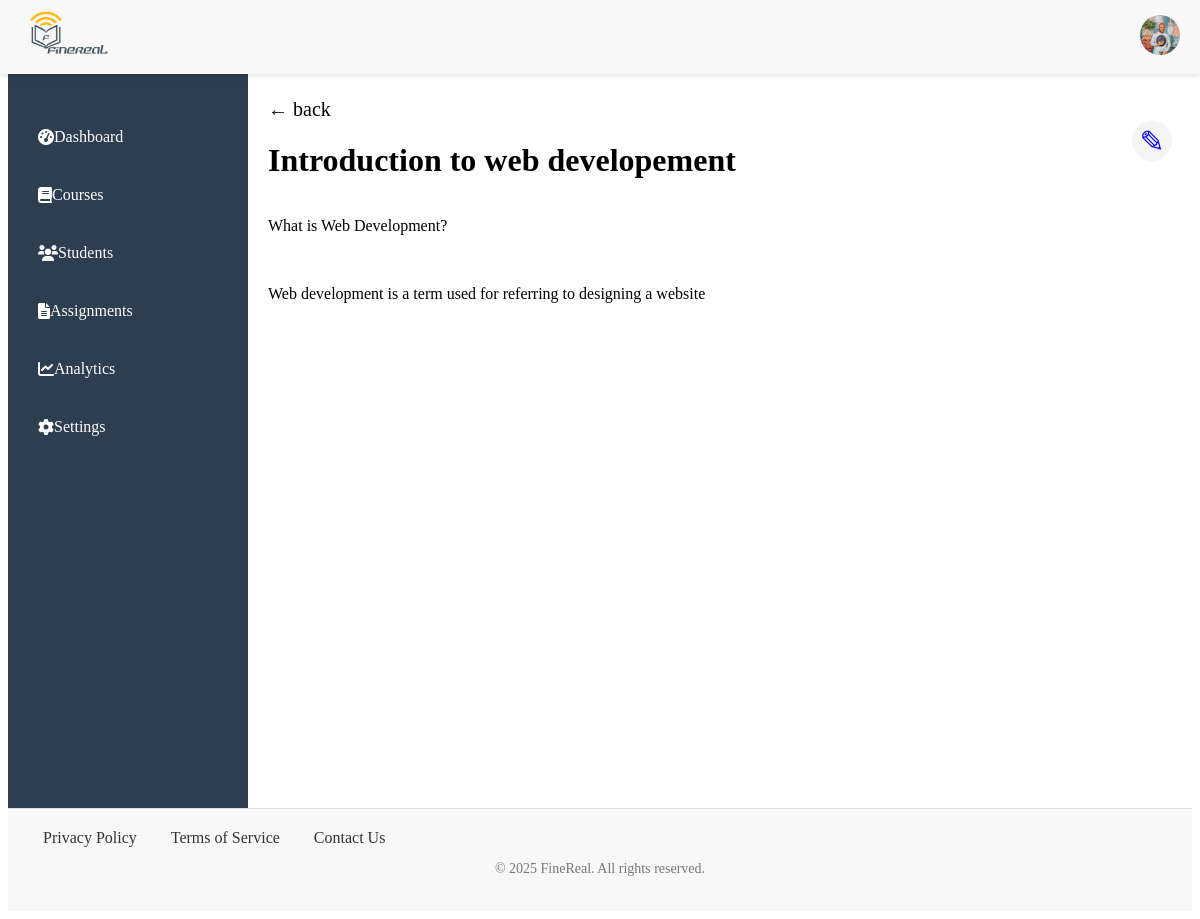
Screenshot of /content_page/118b7d8b-dfe8-431b-a46c-9ee2eb67cc19 (signed in) with the database file from the repository.
### app/models/user.py (models this page shows, shortened)
class User(BaseModel, db.Model, UserMixin):
    __tablename__ = 'users'
    photo = db.Column(db.Text)
    first_name = db.Column(db.String(80), nullable=False)
    middle_name = db.Column(db.String(80), nullable=True)
    last_name = db.Column(db.String(80), nullable=False)
    email = db.Column(db.String(160), unique=True, nullable=False)
    username = db.Column(db.String(250), nullable=False)
    password = db.Column(db.String, nullable=False)
    is_verified = db.Column(db.Boolean, default=False)
    dob = db.Column(db.String)
    role = db.Column(db.String, nullable=False)
    courses_taught = db.relationship('Courses', backref='teacher', lazy=True, overlaps="modules_list")
    enrolled_courses = db.relationship('Enrollments', backref='student', lazy=True, overlaps="student,enrollments")

### app/models/course.py (models this page shows)
class Units(BaseModel, db.Model):
    __tablename__ = 'units'
    title= db.Column(db.String(60))
    content_type = db.Column(db.String(50))
    content_data = db.Column(db.Text)
    status= db.Column(db.String, default='In_Progress')
    module_id = db.Column(db.Integer, db.ForeignKey('modules.id'), nullable=False)

### app/routes/unit.py (the view)
@app.route('/content_page/<unit_id>', methods=["GET", "POST"])
@login_required
def content_page(unit_id):
    unit= Units.query.get_or_404(unit_id)
    courses = unit.module.course  # Access the related course through the module
    return render_template("content.html", unit=unit, course=courses, user=current_user)

### app/models/user.py (called while the page is built)
@login_manager.user_loader
def load_user(user_id):
    return User.query.get(user_id)# PendingUser class and other functions...

### app/templates/content.html (shortened to what this page needs)
{% extends 'base.html' %}
{% block content %}
<link rel="stylesheet" href="{{ url_for('static', filename='styles/content.css') }}">
<div class="page-content">
    <a href="{{url_for('course_view', course_id=course.id)}}" class="arrow"> &larr; back</a>
    {% if user.role == 'Teacher' %}
    <div class="add_btn">
        <h1>{{ unit.title }}</h1>
        <button class="btn"><a href="{{url_for('add_content', unit_id=unit.id)}}">&#x270E;</a></button>
    </div>
            {% if unit.content_type == 'page' %}
                <p>{{ unit.content_data | safe }}</p>
            {% endif %}
        </div>
    {% endif %}
{% endblock %}

### app/templates/base.html (shortened to what this page needs)
<!DOCTYPE html>
<html lang="en">
<head>
    <link rel="stylesheet" href="{{ url_for('static', filename='styles/header.css') }}">
    <link rel="stylesheet" href="{{ url_for('static', filename='styles/footer.css') }}">
    <link rel="stylesheet" href="{{ url_for('static', filename='styles/nav.css') }}">
    <link rel="stylesheet" href="{{ url_for('static', filename='styles/main.css') }}">
    <link href="https://cdnjs.cloudflare.com/ajax/libs/font-awesome/6.0.0-beta3/css/all.min.css" rel="stylesheet">
</head>
<body>
    <header>
        <div class="left">
            <div class="logo">
                <a href="{{ url_for('index') }}" aria-label="Home">
                    <img src="{{ url_for('static', filename='images/Finerealpng.png') }}" alt="FineReal Logo">
                </a>
            </div>
        </div>
<div class="right-links">
    <div class="user" onclick="extend()">
        {% if user.photo %}
        <img src="{{ url_for('uploaded_file', filename=user.photo) }}" alt="Profile Photo" class="photo">
        {% else %}
        <img src="https://via.placeholder.com/40" alt="User Avatar" class="user-avatar">
        {% endif %}
    </div>
</div>
    </header>
    {% include 'includes/flash.html' %}
    <div class="container">
        <aside class="sidebar">
            <nav class="sidebar-nav">
                {% include 'includes/nav.html' %}
            </nav>
        </aside>
        <main class="main-content">
            {% block content %}
            {% endblock %}
        </main>
    </div>
    <footer>
        <div class="footer-content">
            <div class="footer-links">
                <a href="#">Privacy Policy</a>
                <a href="#">Terms of Service</a>
                <a href="#">Contact Us</a>
            </div>
        </div>
        <div class="footer-bottom">
            <p>&copy; 2025 FineReal. All rights reserved.</p>
        </div>
    </footer>
</body>
</html>

### app/static/styles/header.css (style rules this page uses)
header { color: dark; display: flex; justify-content: space-between; align-items: center; padding: 10px 20px; background-color: #f8f8f8; position: fixed; top: 0; left: 0; right: 0; z-index: 1000; box-shadow: 0 2px 5px rgba(0, 0, 0, 0.1); }
header .left { display: flex; justify-content: space-between; max-width: min-content; }
.logo img { height: 50px; }
.photo, .user-avatar { width: 40px; height: 40px; border-radius: 50%; object-fit: cover; }

### app/static/styles/footer.css (style rules this page uses)
footer { background-color: #f8f8f8; padding: 20px 0; text-align: center; border-top: 1px solid #ddd; }
.footer-content { display: flex; justify-content: space-between; align-items: center; padding: 0 20px; }
.footer-links a { margin: 0 15px; text-decoration: none; color: #333; }
.footer-bottom { margin-top: 10px; font-size: 14px; color: #777; }

### app/static/styles/nav.css (style rules this page uses)
.container { display: flex; height: 100vh; }
.sidebar { width: 200px; background-color: #2c3e50; color: #ecf0f1; padding: 20px; display: block; }

### app/static/styles/main.css (style rules this page uses)
main { margin-top: 70px; padding: 20px; flex-grow: 1; word-wrap: break-word; overflow-wrap: break-word; overflow-y: auto; }

### app/static/styles/content.css (style rules this page uses)
a { text-decoration: none; }
.add_btn { display: flex; justify-content: space-between; }
.btn { background-color: whitesmoke; border-radius: 50%; padding: 0; width: 40px; height: 40px; display: flex; justify-content: center; align-items: center; border: none; cursor: pointer; }
.btn a { font-size: 30px; color: blue; }
.arrow { font-size: 20px; color: black; }

### rows the page displays
User: photo (picture)
Units: title "Introduction to web developement", content_data "What is Web Development? Web development is a term used for referring to designing a website"
